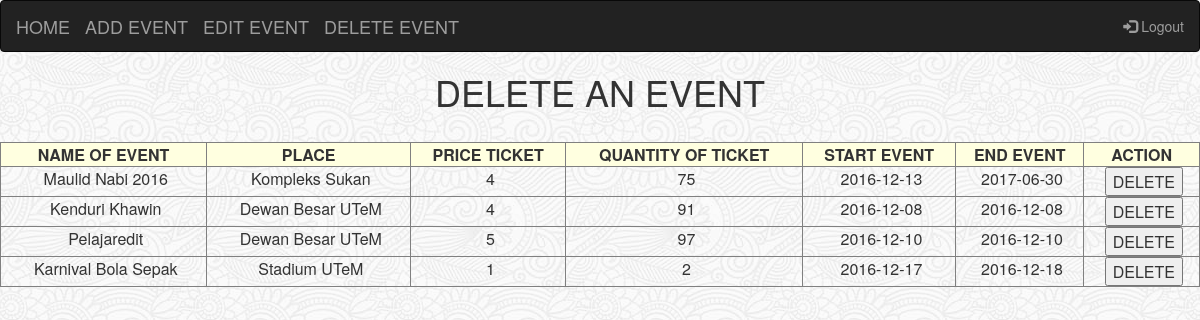
Page /del_event.php on the earlier database version.
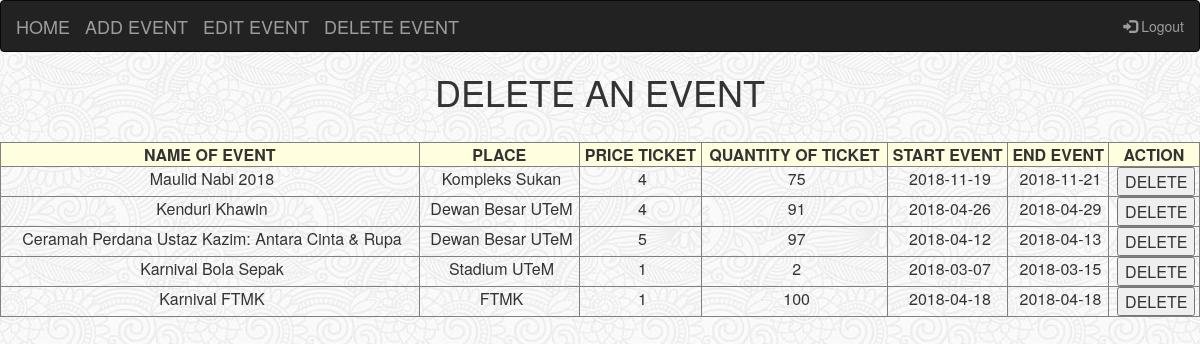
Same page on the later database version.
### tables this page shows
CREATE TABLE `event` (
  `EventId` int(3) NOT NULL,
  `Name` varchar(60) NOT NULL,
  `Place` varchar(30) NOT NULL,
  `Price_Ticket` bigint(10) NOT NULL,
  `Latest_Ticket` bigint(10) NOT NULL,
  `Start_Date` date NOT NULL,
  `End_Date` date NOT NULL,
  `status` varchar(100) NOT NULL DEFAULT 'pending'
);

### del_event.php (the view, shortened to what this page needs)
<html>
<head>
<link rel="stylesheet" href="index.css" type="text/css">
<link rel="stylesheet" href="http://maxcdn.bootstrapcdn.com/bootstrap/3.3.6/css/bootstrap.min.css">
</head>
<body>
  <div id="wrapper">
  <nav class="navbar navbar-inverse">
    <div class="container-fluid">
      <div class="navbar-header">
        <a class="navbar-brand" href="admin.php">HOME</a>
        <a class="navbar-brand" href="add_event.php">ADD EVENT</a>
        <a class="navbar-brand" href="edit_event.php">EDIT EVENT</a>
        <a class="navbar-brand" href="del_event.php">DELETE EVENT</a>
      </div>
      <ul class="nav navbar-nav navbar-right">
        <li><a href ="logout.php"><span class="glyphicon glyphicon-log-in"></span> Logout</a></li>
      </ul>
    </div>
  </nav>
<center>
    <h1> DELETE AN EVENT </h1><p>
    <?php
      $query1=mysql_query("SELECT * FROM event");
      echo "<p><br>
      <table border='1' text-align='center' width='100%'>
      <tr bgcolor='lightyellow'>
        <th><center> NAME OF EVENT </center></th>
        <th><center> PLACE </center></th>
        <th><center> PRICE TICKET </center></th>
        <th><center> QUANTITY OF TICKET </center></th>
        <th><center> START EVENT </center></th>
        <th><center> END EVENT </center></th>
        <th><center> ACTION </center></th>
      </tr>
      </div></div>";
      while($query2=mysql_fetch_array($query1))
      {
        echo "<tr height='30px'>";
        $EventId=$query2['EventId'];
        echo "<td align='center' valign='top'>&nbsp;" . $query2['Name'] . "</td>";
        echo "<td align='center' valign='top'>&nbsp;" . $query2['Place'] . "</td>";
        echo "<td align='center' valign='top'>&nbsp;" . $query2['Price_Ticket'] . "</td>";
        echo "<td align='center' valign='top'>&nbsp;" . $query2['Latest_Ticket'] . "</td>";
        echo "<td align='center' valign='top'>&nbsp;" . $query2['Start_Date'] . "</td>";
        echo "<td align='center' valign='top'>&nbsp;" . $query2['End_Date'] . "</td>";
  echo "<form action='' method='POST'>
<input type='hidden' name='deletecart' value='$EventId' />
<form action='' method='POST'><td align='center'>&nbsp;" . "<button type='submit' span='2' formaction='del_eventP.php?EventId=".$query2['EventId']."'>DELETE</button></form>";
        echo "</tr>";
      }
    ?>
</body>
</html>

### index.css (style rules this page uses)
#wrapper { margin: auto; width: 100%; }
li { float: left; }

Differences in the rows shown:
changed event "Kompleks Sukan": Name "Maulid Nabi 2016" → "Maulid Nabi 2018"; Start_Date "2016-12-13" → "2018-11-19"; End_Date "2017-06-30" → "2018-11-21"
changed event "Kenduri Khawin": Start_Date "2016-12-08" → "2018-04-26"; End_Date "2016-12-08" → "2018-04-29"
changed event: Name "Pelajaredit" → "Ceramah Perdana Ustaz Kazim: Antara Cinta & Rupa"; Start_Date "2016-12-10" → "2018-04-12"; End_Date "2016-12-10" → "2018-04-13"
changed event "Karnival Bola Sepak": Start_Date "2016-12-17" → "2018-03-07"; End_Date "2016-12-18" → "2018-03-15"
added event: Name "Karnival FTMK", Place "FTMK", Price_Ticket "1", Latest_Ticket "100", Start_Date "2018-04-18", End_Date "2018-04-18"
